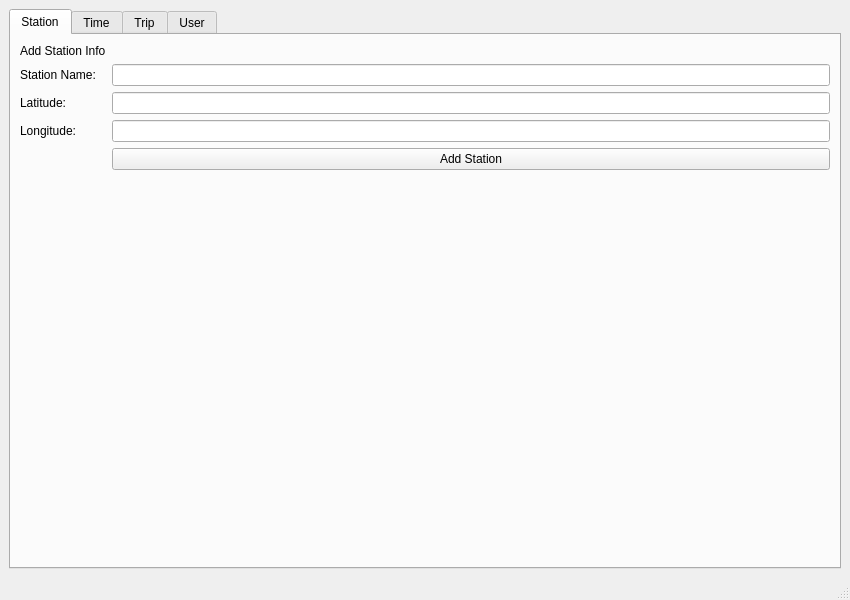
<?xml version="1.0" encoding="UTF-8"?>
<ui version="4.0">
 <class>MainWindow</class>
 <widget class="QMainWindow" name="MainWindow">
  <property name="geometry">
   <rect>
    <x>0</x>
    <y>0</y>
    <width>850</width>
    <height>600</height>
   </rect>
  </property>
  <property name="windowTitle">
   <string>GoBike Management System</string>
  </property>
  <widget class="QWidget" name="centralwidget">
   <layout class="QVBoxLayout" name="verticalLayout">
    <item>
     <widget class="QTabWidget" name="tabWidget">
      <!-- ========== STATION TAB ========== -->
      <widget class="QWidget" name="station_tab">
       <attribute name="title">
        <string>Station</string>
       </attribute>
       <layout class="QFormLayout" name="formLayout_station">
        <item row="0" column="0">
         <widget class="QLabel" name="label_stn_title">
          <property name="text">
           <string>Add Station Info</string>
          </property>
         </widget>
        </item>
        <item row="1" column="0">
         <widget class="QLabel" name="label_stn_name">
          <property name="text">
           <string>Station Name:</string>
          </property>
         </widget>
        </item>
        <item row="1" column="1">
         <widget class="QLineEdit" name="stn_name_text"/>
        </item>
        <item row="2" column="0">
         <widget class="QLabel" name="label_stn_lat">
          <property name="text">
           <string>Latitude:</string>
          </property>
         </widget>
        </item>
        <item row="2" column="1">
         <widget class="QLineEdit" name="stn_ltd_text"/>
        </item>
        <item row="3" column="0">
         <widget class="QLabel" name="label_stn_long">
          <property name="text">
           <string>Longitude:</string>
          </property>
         </widget>
        </item>
        <item row="3" column="1">
         <widget class="QLineEdit" name="stn_lng_text"/>
        </item>
        <item row="4" column="1">
         <widget class="QPushButton" name="stn_add_btn">
          <property name="text">
           <string>Add Station</string>
          </property>
         </widget>
        </item>
       </layout>
      </widget>

      <!-- ========== TIME TAB ========== -->
      <widget class="QWidget" name="time_tab">
       <attribute name="title">
        <string>Time</string>
       </attribute>
       <layout class="QFormLayout" name="formLayout_time">
        <item row="0" column="0">
         <widget class="QLabel" name="label_tme_title">
          <property name="text">
           <string>Add Time Info</string>
          </property>
         </widget>
        </item>
        <item row="1" column="0"><widget class="QLabel" name="label_date"><property name="text"><string>Date:</string></property></widget></item>
        <item row="1" column="1"><widget class="QLineEdit" name="tme_date_text"/></item>
        <item row="2" column="0"><widget class="QLabel" name="label_hour"><property name="text"><string>Hour:</string></property></widget></item>
        <item row="2" column="1"><widget class="QLineEdit" name="tme_hour_text"/></item>
        <item row="3" column="0"><widget class="QLabel" name="label_day"><property name="text"><string>Day:</string></property></widget></item>
        <item row="3" column="1"><widget class="QLineEdit" name="tme_day_text"/></item>
        <item row="4" column="0"><widget class="QLabel" name="label_month"><property name="text"><string>Month:</string></property></widget></item>
        <item row="4" column="1"><widget class="QLineEdit" name="tme_month_text"/></item>
        <item row="5" column="0"><widget class="QLabel" name="label_year"><property name="text"><string>Year:</string></property></widget></item>
        <item row="5" column="1"><widget class="QLineEdit" name="tme_year_text"/></item>
        <item row="6" column="0"><widget class="QLabel" name="label_day_of_week"><property name="text"><string>Day of Week:</string></property></widget></item>
        <item row="6" column="1"><widget class="QLineEdit" name="tme_day_of_week_text"/></item>
        <item row="7" column="1"><widget class="QPushButton" name="tme_add_btn"><property name="text"><string>Add Time</string></property></widget></item>
       </layout>
      </widget>

      <!-- ========== TRIP TAB ========== -->
      <widget class="QWidget" name="trip_tab">
       <attribute name="title">
        <string>Trip</string>
       </attribute>
       <layout class="QFormLayout" name="formLayout_trip">
        <item row="0" column="0"><widget class="QLabel" name="label_trp_title"><property name="text"><string>Add Trip Info</string></property></widget></item>
        <item row="1" column="0"><widget class="QLabel" name="label_start_time"><property name="text"><string>Start Time:</string></property></widget></item>
        <item row="1" column="1"><widget class="QLineEdit" name="trp_start_time_text"/></item>
        <item row="2" column="0"><widget class="QLabel" name="label_end_time"><property name="text"><string>End Time:</string></property></widget></item>
        <item row="2" column="1"><widget class="QLineEdit" name="trp_end_time_text"/></item>
        <item row="3" column="0"><widget class="QLabel" name="label_duration"><property name="text"><string>Duration (sec):</string></property></widget></item>
        <item row="3" column="1"><widget class="QLineEdit" name="trp_duration_sec_text"/></item>
        <item row="4" column="0"><widget class="QLabel" name="label_start_stn"><property name="text"><string>Start Station ID:</string></property></widget></item>
        <item row="4" column="1"><widget class="QLineEdit" name="trp_start_stn_id_text"/></item>
        <item row="5" column="0"><widget class="QLabel" name="label_end_stn"><property name="text"><string>End Station ID:</string></property></widget></item>
        <item row="5" column="1"><widget class="QLineEdit" name="trp_end_stn_id_text"/></item>
        <item row="6" column="0"><widget class="QLabel" name="label_user_id"><property name="text"><string>User ID:</string></property></widget></item>
        <item row="6" column="1"><widget class="QLineEdit" name="trp_user_id_text"/></item>
        <item row="7" column="0"><widget class="QLabel" name="label_time_id"><property name="text"><string>Time ID:</string></property></widget></item>
        <item row="7" column="1"><widget class="QLineEdit" name="trp_time_id_text"/></item>
        <item row="8" column="1"><widget class="QPushButton" name="trp_add_btn"><property name="text"><string>Add Trip</string></property></widget></item>
       </layout>
      </widget>

      <!-- ========== USER TAB ========== -->
      <widget class="QWidget" name="user_tab">
       <attribute name="title">
        <string>User</string>
       </attribute>
       <layout class="QFormLayout" name="formLayout_user">
        <item row="0" column="0"><widget class="QLabel" name="label_usr_title"><property name="text"><string>Add User Info</string></property></widget></item>
        <item row="1" column="0"><widget class="QLabel" name="label_usr_name"><property name="text"><string>User Name:</string></property></widget></item>
        <item row="1" column="1"><widget class="QLineEdit" name="usr_name_text"/></item>
        <item row="2" column="0"><widget class="QLabel" name="label_usr_age"><property name="text"><string>Age:</string></property></widget></item>
        <item row="2" column="1"><widget class="QLineEdit" name="usr_age_text"/></item>
        <item row="3" column="0"><widget class="QLabel" name="label_usr_gender"><property name="text"><string>Gender:</string></property></widget></item>
        <item row="3" column="1"><widget class="QLineEdit" name="usr_gender_text"/></item>
        <item row="4" column="0"><widget class="QLabel" name="label_usr_type"><property name="text"><string>User Type:</string></property></widget></item>
        <item row="4" column="1"><widget class="QLineEdit" name="usr_type_text"/></item>
        <item row="5" column="1"><widget class="QPushButton" name="usr_add_btn"><property name="text"><string>Add User</string></property></widget></item>
       </layout>
      </widget>
     </widget>
    </item>
   </layout>
  </widget>
  <widget class="QStatusBar" name="statusbar"/>
 </widget>
 <resources/>
 <connections/>
</ui>
